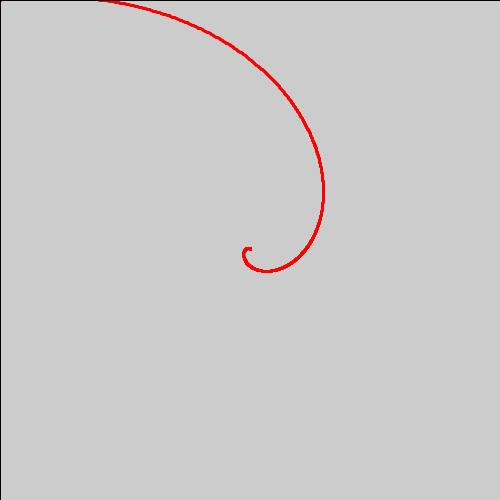
Frame 1 (no input)
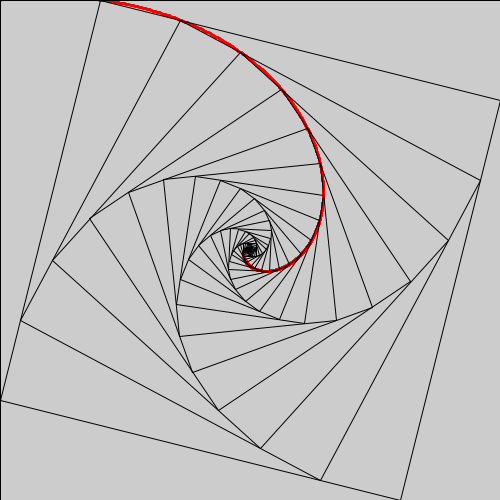
Frame 60 (the mouse pressed at the canvas centre just before this capture)
Frame 120 (the mouse held since frame 60 and released just before this capture): identical to frame 60, image omitted

The Processing sketch that drew these frames (run headless with seeded random() and noise(); from frame 60 on, the mouse is pressed at the canvas centre):

// Processing sketch: RecurSquareSpiral
// ── RecurSquareSpiral.pde
PVector[] vec;  //PVectorクラスのインスタンスの配列を生成
float gap = 0.2;
void setup(){
  size(500, 500);
  vec = new PVector[4];
  vec[0] = new PVector(0, 0);
  vec[1] = new PVector(width, 0);
  vec[2] = new PVector(width, height);
  vec[3] = new PVector(0, height);
  drawLogSpiral();
}
void draw(){
  stroke(0);  //枠線を黒色にする
  strokeWeight(1);
  drawSquare(vec);
  vec = getVector(vec);
}

// ── drawSpiral.pde
void drawLogSpiral(){
  float STEP = 2 * PI * 0.001;
  float b = sqrt(2 * gap * gap - 2 * gap + 1);
  float c = atan(gap / (1 - gap));
  PVector O = new PVector(width / 2, height / 2); //ウィンドウの中心
  PVector v = new PVector(0, 0);  //ウィンドウの左上の角
  v.sub(O);
  translate(O.x, O.y);
  stroke(color(255, 0, 0));
  strokeWeight(3);
  while(v.mag() > 1){ //ベクトルの長さが1以下になれば停止
    PVector nextV = v.copy(); //ベクトルをコピーして新たなベクトルを生成
    nextV.rotate(STEP); //ベクトルの回転
    nextV.mult(pow(b, STEP / c));  //ベクトルのスカラー倍
    line(v.x, v.y, nextV.x, nextV.y);
    v = nextV;
  }
}

// ── drawSq.pde
void drawSquare(PVector[] v){ //四角形を描く
  for(int i = 0; i < 4; i++){
    line(v[i].x,
      v[i].y,
      v[(i + 1) % 4].x,
      v[(i + 1) % 4].y); //ベクトルのxy座標の値を取りだし，線分を描く
  }
}

// ── getVec.pde
PVector[] getVector(PVector[] v){  //新しい頂点を生成する
  PVector[] newVec = new PVector[4];
  for(int i = 0; i < 4; i++){
    PVector dir = PVector.sub(v[(i+1)%4], v[i]);  //ずれの方向ベクトル
    dir.mult(gap);  //ずれをa倍する
    newVec[i] = PVector.add(v[i], dir); //元の頂点の位置ベクトルにずれを足して新たなベクトルを作る
  }
  return(newVec);
}

// ── mouseClicked.pde
void mouseClicked(){
  background(255);
  gap = random(1) / 2;
  drawLogSpiral();
  vec[0] = new PVector(0, 0);
  vec[1] = new PVector(width, 0);
  vec[2] = new PVector(width, height);
  vec[3] = new PVector(0, height);
  println("gap =", gap);
}
